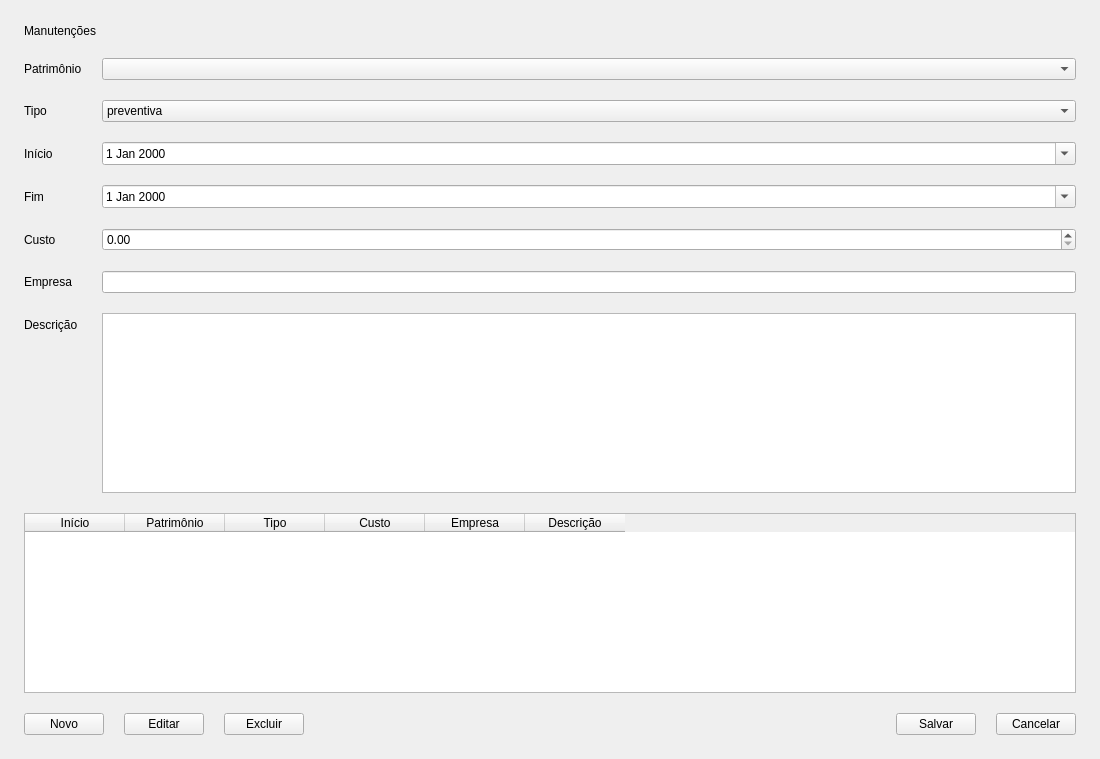
<?xml version='1.0' encoding='UTF-8'?>
<ui version="4.0">
  <class>ManutencaoWindow</class>
  <widget class="QWidget" name="ManutencaoWindow">
    <property name="geometry">
      <rect>
        <x>0</x>
        <y>0</y>
        <width>1100</width>
        <height>759</height>
      </rect>
    </property>
    <property name="windowTitle">
      <string>Manutenção</string>
    </property>
    <layout class="QVBoxLayout" name="verticalLayout">
      <property name="spacing">
        <number>20</number>
      </property>
      <property name="leftMargin">
        <number>24</number>
      </property>
      <property name="topMargin">
        <number>24</number>
      </property>
      <property name="rightMargin">
        <number>24</number>
      </property>
      <property name="bottomMargin">
        <number>24</number>
      </property>
      <item>
        <widget class="QLabel" name="lbl_title">
          <property name="text">
            <string>Manutenções</string>
          </property>
          <property name="alignment">
            <set>Qt::AlignmentFlag::AlignLeft | Qt::AlignmentFlag::AlignVCenter</set>
          </property>
        </widget>
      </item>
      <item>
        <layout class="QFormLayout" name="form">
          <item row="0" column="0">
            <widget class="QLabel" name="labelPat">
              <property name="text">
                <string>Patrimônio</string>
              </property>
            </widget>
          </item>
          <item row="0" column="1">
            <widget class="QComboBox" name="cb_patrimonio">
              </widget>
          </item>
          <item row="1" column="0">
            <widget class="QLabel" name="labelTipo">
              <property name="text">
                <string>Tipo</string>
              </property>
            </widget>
          </item>
          <item row="1" column="1">
            <widget class="QComboBox" name="cb_tipo">
              <item>
                <property name="text">
                  <string>preventiva</string>
                </property>
              </item>
              <item>
                <property name="text">
                  <string>corretiva</string>
                </property>
              </item>
            </widget>
          </item>
          <item row="2" column="0">
            <widget class="QLabel" name="labelInicio">
              <property name="text">
                <string>Início</string>
              </property>
            </widget>
          </item>
          <item row="2" column="1">
            <widget class="QDateEdit" name="de_inicio">
              <property name="calendarPopup">
                <bool>true</bool>
              </property>
            </widget>
          </item>
          <item row="3" column="0">
            <widget class="QLabel" name="labelFim">
              <property name="text">
                <string>Fim</string>
              </property>
            </widget>
          </item>
          <item row="3" column="1">
            <widget class="QDateEdit" name="de_fim">
              <property name="calendarPopup">
                <bool>true</bool>
              </property>
            </widget>
          </item>
          <item row="4" column="0">
            <widget class="QLabel" name="labelCusto">
              <property name="text">
                <string>Custo</string>
              </property>
            </widget>
          </item>
          <item row="4" column="1">
            <widget class="QDoubleSpinBox" name="dsb_custo">
              <property name="decimals">
                <number>2</number>
              </property>
              <property name="maximum">
                <double>99999999.989999994635582</double>
              </property>
            </widget>
          </item>
          <item row="5" column="0">
            <widget class="QLabel" name="labelEmpresa">
              <property name="text">
                <string>Empresa</string>
              </property>
            </widget>
          </item>
          <item row="5" column="1">
            <widget class="QLineEdit" name="le_empresa">
              </widget>
          </item>
          <item row="6" column="0">
            <widget class="QLabel" name="labelDesc">
              <property name="text">
                <string>Descrição</string>
              </property>
            </widget>
          </item>
          <item row="6" column="1">
            <widget class="QPlainTextEdit" name="pte_descricao">
              </widget>
          </item>
        </layout>
      </item>
      <item>
        <widget class="QTableWidget" name="tbl_manutencoes">
          <property name="editTriggers">
            <set>QAbstractItemView::EditTrigger::NoEditTriggers</set>
          </property>
          <property name="selectionBehavior">
            <enum>QAbstractItemView::SelectionBehavior::SelectRows</enum>
          </property>
          <property name="rowCount">
            <number>0</number>
          </property>
          <property name="columnCount">
            <number>6</number>
          </property>
          <column>
            <property name="text">
              <string>Início</string>
            </property>
          </column>
          <column>
            <property name="text">
              <string>Patrimônio</string>
            </property>
          </column>
          <column>
            <property name="text">
              <string>Tipo</string>
            </property>
          </column>
          <column>
            <property name="text">
              <string>Custo</string>
            </property>
          </column>
          <column>
            <property name="text">
              <string>Empresa</string>
            </property>
          </column>
          <column>
            <property name="text">
              <string>Descrição</string>
            </property>
          </column>
        </widget>
      </item>
      <item>
        <layout class="QHBoxLayout" name="actions">
          <item>
            <widget class="QPushButton" name="btn_novo">
              <property name="text">
                <string>Novo</string>
              </property>
            </widget>
          </item>
          <item>
            <widget class="QPushButton" name="btn_editar">
              <property name="text">
                <string>Editar</string>
              </property>
            </widget>
          </item>
          <item>
            <widget class="QPushButton" name="btn_excluir">
              <property name="text">
                <string>Excluir</string>
              </property>
            </widget>
          </item>
          <item>
            <spacer name="hspacer">
              <property name="orientation">
                <enum>Qt::Orientation::Horizontal</enum>
              </property>
              <property name="sizeHint" stdset="0">
                <size>
                  <width>40</width>
                  <height>20</height>
                </size>
              </property>
            </spacer>
          </item>
          <item>
            <widget class="QPushButton" name="btn_salvar">
              <property name="text">
                <string>Salvar</string>
              </property>
            </widget>
          </item>
          <item>
            <widget class="QPushButton" name="btn_cancelar">
              <property name="text">
                <string>Cancelar</string>
              </property>
            </widget>
          </item>
        </layout>
      </item>
    </layout>
  </widget>
  <resources />
  <connections />
</ui>
